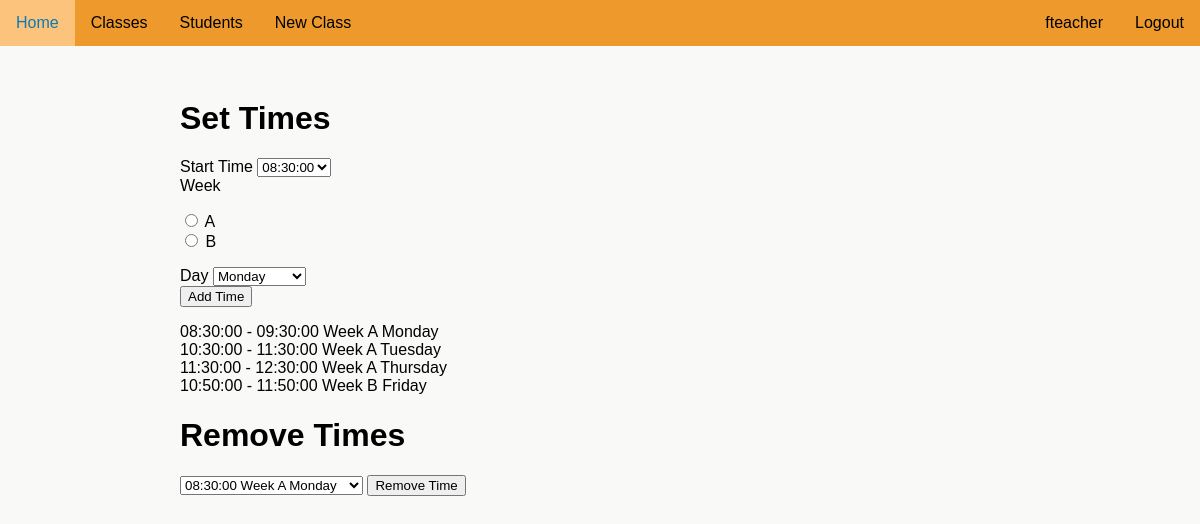
The page /classes/PHY-1/settimes (signed in) on the database as committed earlier.
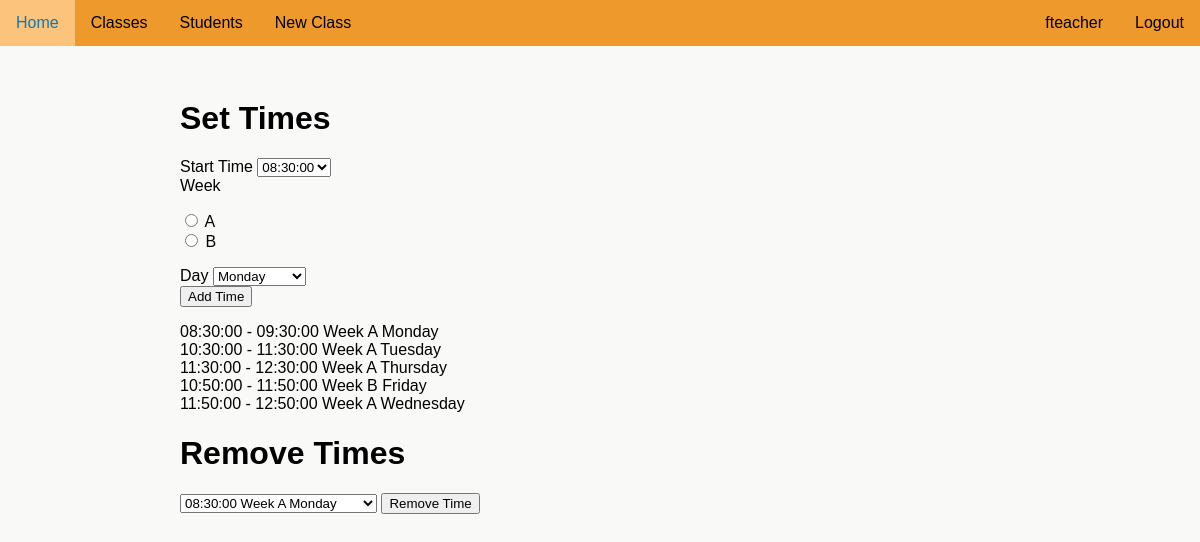
The same page on the database as committed later.
### attendanceproject/models.py (models this page shows)
class SubjectTimes(db.Model):
    __tablename__ = "subject_time"
    id = db.Column(db.Integer, unique=True, nullable=False, primary_key=True)
    subject_id = db.Column(db.Integer, db.ForeignKey('subject_code.id'))
    stime_id = db.Column(db.Integer, db.ForeignKey('times.id'), nullable=False)
    sweek = db.Column(db.Boolean, nullable=False)
    sday = db.Column(db.Integer, nullable=False)
    time = db.relationship('Times', back_populates='subjects')
    subject = db.relationship('SubjectCode', back_populates='times')

class Times(db.Model):
    __tablename__ = "times"
    id = db.Column(db.Integer, unique=True, nullable=False, primary_key=True)
    start_time = db.Column(db.Time, unique=True, nullable=False)
    end_time = db.Column(db.Time, unique=True, nullable=False)
    subjects = db.relationship("SubjectTimes", back_populates='time')

### attendanceproject/routes.py (the view, shortened to what this page needs)
@app.route('/classes/<class_code>/settimes', methods=["GET", "POST"])
@login_required
def settimes(class_code):
    if current_user.auth not in ['teacher', 'admin']:
        flash('You do not have permission to access this page')
        return redirect(url_for('home'))
    subject = SubjectCode.query.filter_by(code=class_code).first()
    if subject:
        set_times_form = SetTimesForm()
        set_times_form.time.choices = get_times()
        remove_times_form = UnsetTimesForm()
        remove_times_form.time.choices = [(x.id, f"{x.time.start_time} {'Week A' if not x.sweek else 'Week B'} {CONSTANT_DAYS[x.sday]}") for x in subject.times]
    else:
        flash('Class was not found')
        return redirect(url_for('classes', user_code=current_user.user_code))
    times = subject.times
    form_choices = [(x.id, f"{x.time.start_time} {'Week A' if not x.sweek else 'Week B'} {CONSTANT_DAYS[x.sday]}") for x in subject.times]
    remove_times_form.time.choices = form_choices
    return render_template('settimes.html', form=set_times_form, remove_times_form=remove_times_form, times=times, days=CONSTANT_DAYS, form_choices=form_choices)

### attendanceproject/forms.py
class SetTimesForm(FlaskForm):
    time = SelectField('Start Time', validators=None, coerce=int)
    week = RadioField('Week', choices=[(0, 'A'), (1, 'B')], coerce=int)
    day = SelectField('Day', choices=[(0, 'Monday'), (1, 'Tuesday'), (2, 'Wednesday'),
                                      (3, 'Thursday'), (4, 'Friday')], coerce=int)
    add = SubmitField('Add Time')

class UnsetTimesForm(FlaskForm):
    time = SelectField('Time', coerce=int)
    remove = SubmitField('Remove Time')

### attendanceproject/models.py (called while the page is built)
@login_manager.user_loader
def load_user(user_id):
    return User.query.get(int(user_id))

### attendanceproject/routes.py (called while the page is built)
def get_start_time(time):
    return time.start_time

def get_times():
    times = sorted(Times.query.all(), key=get_start_time)
    return [(time.id, time.start_time) for time in times]

### attendanceproject/templates/settimes.html (shortened to what this page needs)
{% extends "layout.html" %}
{% block content %}
    <h1>Set Times</h1>
    {% macro render_time_field(field) %}
        <div id='time_field'>
            {{ field.label }} {{ field(**kwargs)|safe }}
        </div>
    {% endmacro %}
    <form action='' method='POST'>
        {{ render_time_field(form.time) }}
        {{ render_time_field(form.week) }}
        {{ render_time_field(form.day) }}
        {{ form.add }}
    </form>
    <ul>
        {% for time in times %}
            <li>{{ time.time.start_time }} - {{time.time.end_time}}
                {% if time.sweek == 0%} Week A {% else %} Week B {% endif %} {{ days[time.sday] }}
            </li>
        {% endfor %}
    </ul>
    {% if remove_times_form.time.choices %}
        <h1>Remove Times</h1>
        <form action="" method='POST'>
            {{ remove_times_form.time }}
            {{ remove_times_form.remove }}
        </form>
    {% endif %}
{% endblock %}

Rows that differ between the two databases and show on the page:
added SubjectTimes: time.start_time "11:50:00", time.end_time "12:50:00", sweek "Week A", sday "Wednesday"
